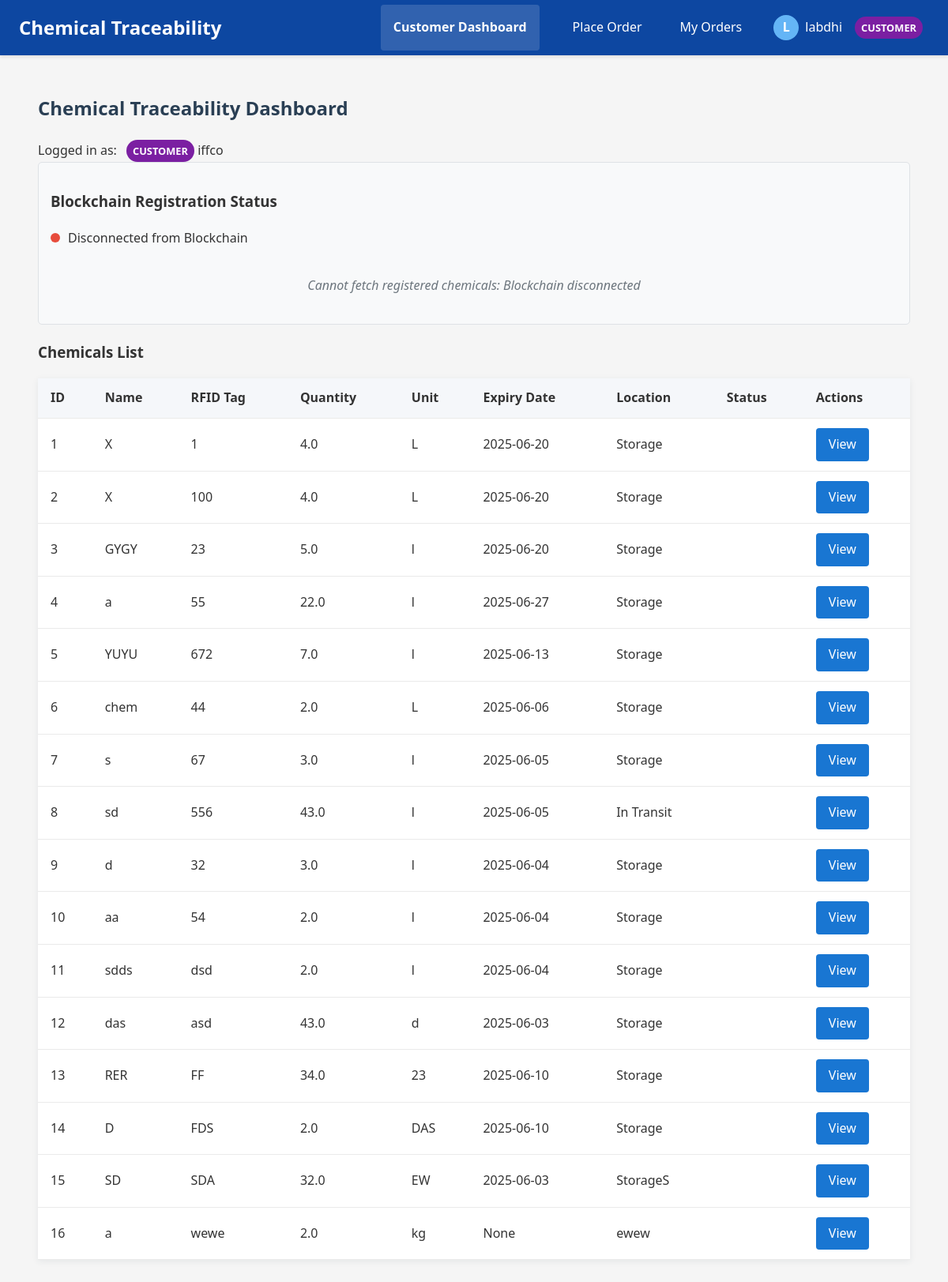
/dashboard (signed in), run on the app's committed database.
### app/models.py (models this page shows, shortened)
class User(UserMixin, db.Model):
    id = db.Column(db.Integer, primary_key=True)
    username = db.Column(db.String(80), unique=True, nullable=False)
    email = db.Column(db.String(120), unique=True, nullable=False)
    password_hash = db.Column(db.String(128), nullable=False)
    first_name = db.Column(db.String(50), nullable=True)
    last_name = db.Column(db.String(50), nullable=True)
    role = db.Column(db.Enum(RoleType), nullable=False)
    active = db.Column(db.Boolean, default=True)
    created_at = db.Column(db.DateTime, default=datetime.utcnow)
    last_login = db.Column(db.DateTime, nullable=True)
    organization_id = db.Column(db.Integer, db.ForeignKey('organization.id'))
    is_admin = db.Column(db.Boolean, default=False)

class Organization(db.Model):
    id = db.Column(db.Integer, primary_key=True)
    name = db.Column(db.String(100), nullable=False)
    email_domain = db.Column(db.String(100), nullable=False, unique=True)
    description = db.Column(db.Text, nullable=True)
    created_at = db.Column(db.DateTime, default=datetime.utcnow)
    active = db.Column(db.Boolean, default=True)
    can_manufacture = db.Column(db.Boolean, default=False)
    can_distribute = db.Column(db.Boolean, default=False)
    can_receive = db.Column(db.Boolean, default=False)
    users = db.relationship('User', backref='organization', lazy=True)

class Chemical(db.Model):
    id = db.Column(db.Integer, primary_key=True)
    name = db.Column(db.String(80), nullable=False)
    rfid_tag = db.Column(db.String(120), unique=True, nullable=False)
    quantity = db.Column(db.Float, nullable=True)
    unit = db.Column(db.String(20), nullable=True)
    expiry_date = db.Column(db.Date, nullable=True)
    storage_condition = db.Column(db.String(100), nullable=True)
    received_date = db.Column(db.Date, nullable=True)
    batch_number = db.Column(db.String(50), nullable=True)
    hazard_class = db.Column(db.String(50), nullable=True)
    cas_number = db.Column(db.String(50), nullable=True)
    description = db.Column(db.Text, nullable=True)
    current_location = db.Column(db.String(120), nullable=False, default='Storage')
    created_at = db.Column(db.DateTime, default=datetime.utcnow)
    last_updated = db.Column(db.DateTime, default=datetime.utcnow, onupdate=datetime.utcnow)
    registered_by_user_id = db.Column(db.Integer, db.ForeignKey('user.id'), nullable=False)
    manufacturer_org_id = db.Column(db.Integer, db.ForeignKey('organization.id'), nullable=False)
    current_custodian_org_id = db.Column(db.Integer, db.ForeignKey('organization.id'), nullable=False)
    registered_by = db.relationship('User', foreign_keys=[registered_by_user_id], backref='registered_chemicals')
    manufacturer_org = db.relationship('Organization', foreign_keys=[manufacturer_org_id], backref='manufactured_chemicals')
    current_custodian = db.relationship('Organization', foreign_keys=[current_custodian_org_id], backref='possessed_chemicals')

### app/routes/dashboard.py (the view)
@dashboard_bp.route('/dashboard')
@login_required
def dashboard():
    if current_user.is_admin:
        chemicals = Chemical.query.all()
    elif current_user.role == RoleType.MANUFACTURER:
        chemicals = Chemical.query.filter_by(manufacturer_org_id=current_user.organization_id).all()
    elif current_user.role == RoleType.DISTRIBUTOR:
        chemicals = Chemical.query.filter_by(current_custodian_org_id=current_user.organization_id).all()
    elif current_user.role == RoleType.CUSTOMER:
        chemicals = Chemical.query.filter_by(current_custodian_org_id=current_user.organization_id).all()
    else:
        chemicals = []
    organizations = []
    if current_user.is_admin:
        organizations = Organization.query.all()
    return render_template('dashboard.html',
                           chemicals=chemicals,
                           organizations=organizations)

### app/templates/dashboard.html (shortened to what this page needs)
{% extends "base.html" %}
{% block content %}
<div class="dashboard-header">
    <h2>Chemical Traceability Dashboard</h2>
    <div class="role-info">
        <span>Logged in as:</span>
        <span class="role-badge {{ current_user.role.name.lower() }}">{{ current_user.role.name }}</span>
        <span>{{ current_user.organization.name }}</span>
    </div>
</div>
<div class="blockchain-status-container" id="blockchainStatusContainer">
    <h3>Blockchain Registration Status</h3>
    <div class="blockchain-connection-status">
        <div id="connectionStatus" class="status-indicator">
            <span class="status-dot"></span>
            <span class="status-text">Checking blockchain connection...</span>
        </div>
    </div>
    <div id="registeredChemicals" class="registered-chemicals-list">
    </div>
</div>
<h3>Chemicals List</h3>
<table class="data-table">
    <tr>
        <th>ID</th>
        <th>Name</th>
        <th>RFID Tag</th>
        <th>Quantity</th>
        <th>Unit</th>
        <th>Expiry Date</th>
        <th>Location</th>
        <th>Status</th>
        <th>Actions</th>
    </tr>
    {% for chemical in chemicals %}
    <tr>
        <td>{{ chemical.id }}</td>
        <td>{{ chemical.name }}</td>
        <td>{{ chemical.rfid_tag }}</td>
        <td>{{ chemical.quantity }}</td>
        <td>{{ chemical.unit }}</td>
        <td>{{ chemical.expiry_date }}</td>
        <td>{{ chemical.current_location if chemical.current_location else '' }}</td>
        <td>{{ chemical.status if chemical.status else '' }}</td>
        <td>
            <div class="action-buttons">
                <a href="{{ url_for('dashboard_bp.chemical_detail', chemical_id=chemical.id) }}" class="btn btn-primary btn-sm">View</a>
            </div>
        </td>
    </tr>
    {% endfor %}
</table>
{% endblock %}

### app/templates/base.html (shortened to what this page needs)
<!DOCTYPE html>
<html lang="en">
<head>
    <link rel="stylesheet" href="{{ url_for('static', filename='style.css') }}">
</head>
<body>
    <nav class="navbar">
        <div class="logo">Chemical Traceability</div>
        <div class="nav-links">
            {% if current_user.is_authenticated %}
                {% if current_user.role.name == 'CUSTOMER' %}
                <a href="{{ url_for('customer_bp.dashboard') }}" class="dashboard-btn"><strong>Customer Dashboard</strong></a>
                <a href="{{ url_for('customer_bp.place_order') }}">Place Order</a>
                <a href="{{ url_for('customer_bp.dashboard') }}">My Orders</a>
                {% endif %}
                <div class="user-menu">
                    <div class="user-info" onclick="toggleDropdown()">
                        <div class="user-avatar">{{ current_user.username[0].upper() }}</div>
                        <span class="username">{{ current_user.username }}</span>
                        <span class="role-badge {{ current_user.role.name.lower() }}">{{ current_user.role.name }}</span>
                    </div>
                </div>
            {% else %}
                <a href="{{ url_for('auth.login') }}">Login</a>
                <a href="{{ url_for('auth.register') }}">Register</a>
            {% endif %}
        </div>
    </nav>
    <div class="container">
        <main>
            {% block content %}{% endblock %}
        </main>
    </div>
</body>
</html>

### app/static/style.css (style rules this page uses)
body { font-family: 'Segoe UI', Arial, sans-serif; background: #f4f6fb; margin: 0; padding: 0; color: #333; line-height: 1.6; }
nav { background: #2a3f54; color: #fff; padding: 1rem 2rem; display: flex; align-items: center; justify-content: space-between; }
nav a { color: #fff; text-decoration: none; margin-left: 1rem; font-weight: 500; }
main { padding: 2rem; }
h2 { color: #2a3f54; margin-top: 0; }
table { width: 100%; border-collapse: collapse; background: #fff; box-shadow: 0 2px 8px rgba(44,62,80,0.08); margin-bottom: 2rem; }
th, td { padding: 0.75rem 1rem; border-bottom: 1px solid #eaeaea; text-align: left; }
th { background: #f5f7fa; font-weight: 600; }

### app/templates/base.html (style rules this page uses)
body { font-family: 'Segoe UI', Tahoma, Geneva, Verdana, sans-serif; margin: 0; padding: 0; background-color: #f5f5f5; }
.navbar { background-color: #0d47a1; color: white; display: flex; justify-content: space-between; align-items: center; padding: 0 1.5rem; box-shadow: 0 2px 4px rgba(0,0,0,0.1); }
.logo { font-size: 1.5rem; font-weight: bold; padding: 1rem 0; }
.nav-links { display: flex; align-items: center; }
.nav-links a { color: white; text-decoration: none; padding: 1rem; display: inline-block; transition: background-color 0.3s; }
.user-menu { position: relative; display: inline-block; margin-left: 1rem; }
.user-info { display: flex; align-items: center; cursor: pointer; padding: 0.5rem; border-radius: 4px; }
.user-avatar { width: 32px; height: 32px; border-radius: 50%; margin-right: 0.5rem; background-color: #64b5f6; color: white; display: flex; align-items: center; justify-content: center; font-weight: bold; }
.username { margin-right: 0.5rem; }
.role-badge { display: inline-block; padding: 0.25rem 0.5rem; border-radius: 20px; font-size: 0.8rem; margin-left: 0.5rem; text-transform: uppercase; font-weight: bold; }
.customer { background-color: #7b1fa2; color: white; }
.container { max-width: 1200px; margin: 0 auto; padding: 1.5rem; }
main { padding: 1.5rem; }
.btn { display: inline-block; padding: 0.5rem 1rem; border: none; border-radius: 4px; cursor: pointer; text-decoration: none; font-size: 1rem; text-align: center; }
.btn-primary { background-color: #1976d2; color: white; }
.dashboard-btn { background-color: rgba(255, 255, 255, 0.15); border-radius: 4px; margin-right: 10px; font-weight: bold; }

### data on the page
User: username "L", username "labdhi", role.name "CUSTOMER"
Organization: organization.name "iffco"
Chemical: id "1", name "X", rfid_tag "1", quantity "4.0", unit "L", expiry_date "2025-06-20", current_location "Storage"
Chemical: id "2", name "X", rfid_tag "100", quantity "4.0", unit "L", expiry_date "2025-06-20", current_location "Storage"
Chemical: id "3", name "GYGY", rfid_tag "23", quantity "5.0", unit "l", expiry_date "2025-06-20", current_location "Storage"
Chemical: id "4", name "a", rfid_tag "55", quantity "22.0", unit "l", expiry_date "2025-06-27", current_location "Storage"
Chemical: id "5", name "YUYU", rfid_tag "672", quantity "7.0", unit "l", expiry_date "2025-06-13", current_location "Storage"
Chemical: id "6", name "chem", rfid_tag "44", quantity "2.0", unit "L", expiry_date "2025-06-06", current_location "Storage"
Chemical: id "7", name "s", rfid_tag "67", quantity "3.0", unit "l", expiry_date "2025-06-05", current_location "Storage"
Chemical: id "8", name "sd", rfid_tag "556", quantity "43.0", unit "l", expiry_date "2025-06-05", current_location "In Transit"
Chemical: id "9", name "d", rfid_tag "32", quantity "3.0", unit "l", expiry_date "2025-06-04", current_location "Storage"
Chemical: id "10", name "aa", rfid_tag "54", quantity "2.0", unit "l", expiry_date "2025-06-04", current_location "Storage"
Chemical: id "11", name "sdds", rfid_tag "dsd", quantity "2.0", unit "l", expiry_date "2025-06-04", current_location "Storage"
Chemical: id "12", name "das", rfid_tag "asd", quantity "43.0", unit "d", expiry_date "2025-06-03", current_location "Storage"
Chemical: id "13", name "RER", rfid_tag "FF", quantity "34.0", unit "23", expiry_date "2025-06-10", current_location "Storage"
Chemical: id "14", name "D", rfid_tag "FDS", quantity "2.0", unit "DAS", expiry_date "2025-06-10", current_location "Storage"
Chemical: id "15", name "SD", rfid_tag "SDA", quantity "32.0", unit "EW", expiry_date "2025-06-03", current_location "StorageS"
Chemical: id "16", name "a", rfid_tag "wewe", quantity "2.0", unit "kg", expiry_date "None", current_location "ewew"
